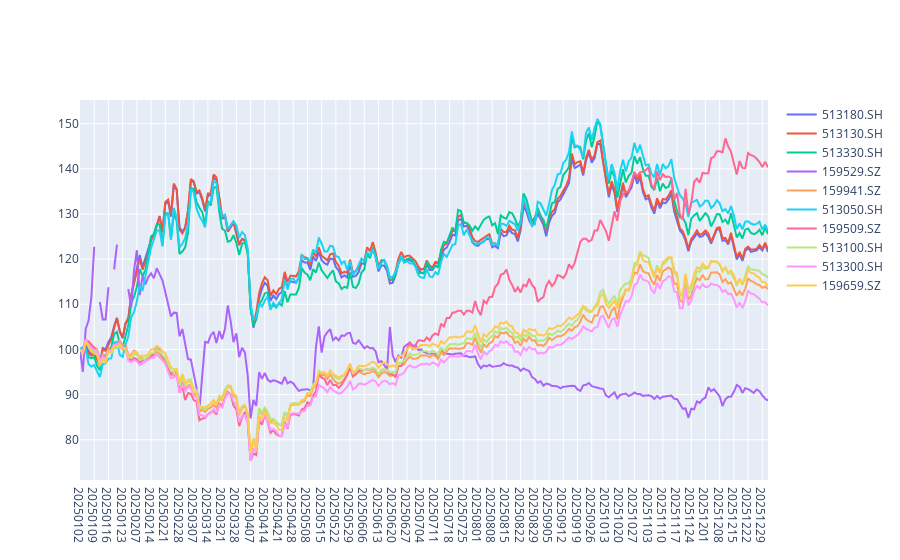

Write notebook code for a chart like this one.
### Code cell
date = data.index
#将第一行的数据乘以100，得到一个新的收益值Series  
newdata = (data/data.iloc[0, :])*100
 
stocks = list(newdata.columns) #获取列名列表

def trace(df, date, stock):
    return go.Scatter(x = date, #横坐标日期
                      y = df[stock],
                      name=stock)#纵坐标为股价与（2016年10月24日）的比值
    

data = [trace(newdata,date,stock) for stock in stocks]
 
#print(data)
iplot(data)

### Figure 1 — Plotly figure (JSON) as saved in the notebook; plotly's stock layout.template omitted (floating-point values rounded to 4 significant figures; data arrays with more than 128 entries replaced by an {"elided": "..."} marker saying what was removed)
{"data": [{"name": "513180.SH", "type": "scatter", "x": {"elided": "243 str values"}, "y": {"elided": "243 float values"}}, {"name": "513130.SH", "type": "scatter", "x": {"elided": "243 str values"}, "y": {"elided": "243 float values"}}, {"name": "513330.SH", "type": "scatter", "x": {"elided": "243 str values"}, "y": {"elided": "243 float values"}}, {"name": "159529.SZ", "type": "scatter", "x": {"elided": "243 str values"}, "y": {"elided": "243 float values"}}, {"name": "159941.SZ", "type": "scatter", "x": {"elided": "243 str values"}, "y": {"elided": "243 float values"}}, {"name": "513050.SH", "type": "scatter", "x": {"elided": "243 str values"}, "y": {"elided": "243 float values"}}, {"name": "159509.SZ", "type": "scatter", "x": {"elided": "243 str values"}, "y": {"elided": "243 float values"}}, {"name": "513100.SH", "type": "scatter", "x": {"elided": "243 str values"}, "y": {"elided": "243 float values"}}, {"name": "513300.SH", "type": "scatter", "x": {"elided": "243 str values"}, "y": {"elided": "243 float values"}}, {"name": "159659.SZ", "type": "scatter", "x": {"elided": "243 str values"}, "y": {"elided": "243 float values"}}], "layout": {}}
